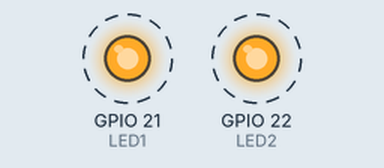
This sketch was run on a simulated ESP32. Shown: output pins drawn as LEDs (lit = HIGH). Dashed ring = blinking. What the sketch prints to the serial monitor is not drawn.

Above: at 0.13 s.
Timing chart, 0 to 3.0 s (numbered marks = the images above):
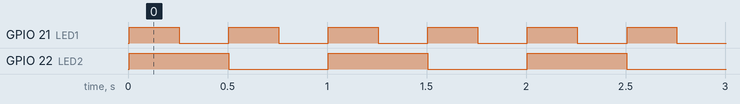

The sketch:

FreeRTOS_memory.ino
```cpp
#define LED1 21  // 定義LED接腳
#define LED2 22

TaskHandle_t handleA;     // 任務A的參照
uint16_t stackSize = 1000;   // 分配給任務的記憶體大小

void taskA(void *pvParam)  {
  pinMode(LED1, OUTPUT);
  while (1) {
    digitalWrite(LED1, !digitalRead(LED1));
    vTaskDelay( pdMS_TO_TICKS(250) );
  }
}

void taskB(void *pvParam) {
  pinMode(LED2, OUTPUT);
  while (1) {
    digitalWrite(LED2, !digitalRead(LED2));
    vTaskDelay(500 / portTICK_PERIOD_MS);
  }
}


void setup() {
  Serial.begin(115200);
  Serial.printf("堆積區大小：%u位元組\n", ESP.getHeapSize());
  Serial.printf("建立任務前的堆積：%u位元組\n", ESP.getFreeHeap());
  xTaskCreate( taskA, "task A", stackSize, NULL, 1 , &handleA);
  xTaskCreate( taskB, "task B", stackSize, NULL, 1 , NULL);
  Serial.printf("建立任務後的堆積：%u位元組\n", ESP.getFreeHeap());
}

void loop() {
  UBaseType_t m = stackSize - uxTaskGetStackHighWaterMark(handleA);
  Serial.printf("任務A佔用 %u位元組\n", m);
  vTaskDelay(1000);
}
```

Measured:
- by itself, GPIO 21 (LED1): alternates HIGH for 0.25 s and LOW for 0.25 s
- by itself, GPIO 22 (LED2): alternates HIGH for 0.50 s and LOW for 0.50 s
- by itself, everything shown: repeats every 1.0 s, in 4 steps
